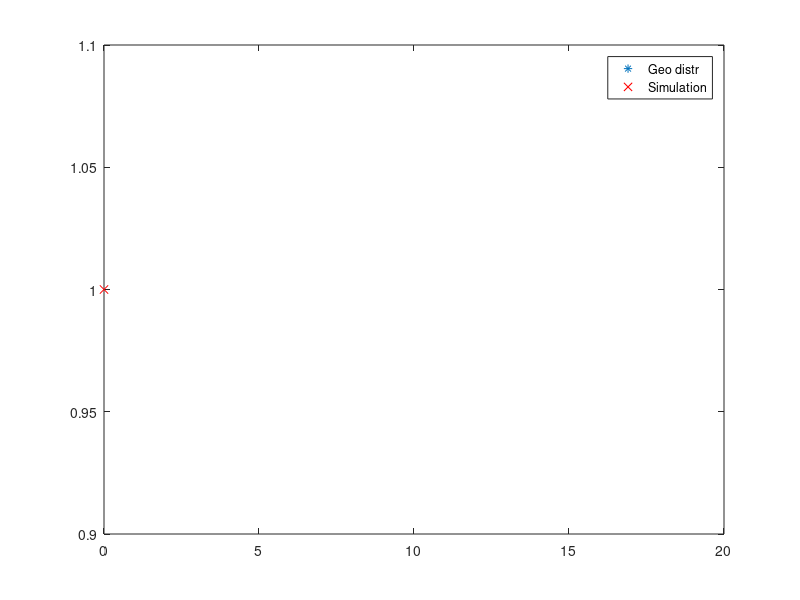

Write MATLAB code to recreate this figure.
% Geometric
% =the nr of Bernoulli trials that ended up being failures
clear ALL
p=input('probability of succes(0,1) = ');
X=0;
while(rand>=p)
    X=X+1;
end
N=input('number of simulations = ')
for i=1:N                      
    X(i)=0;
    while(rand>=p)
        X(i)=X(i)+1;
    end
end

U_X = unique(X); %only distinct values
n_X = hist(X,length(U_X)); %freq
relative_freq = n_X/N; % rel freq
[U_X;relative_freq]

k = 0:20;
geo = geopdf(k,p);
clf
plot(k,geo,'*',U_X,relative_freq,'rx')
legend('Geo distr','Simulation')